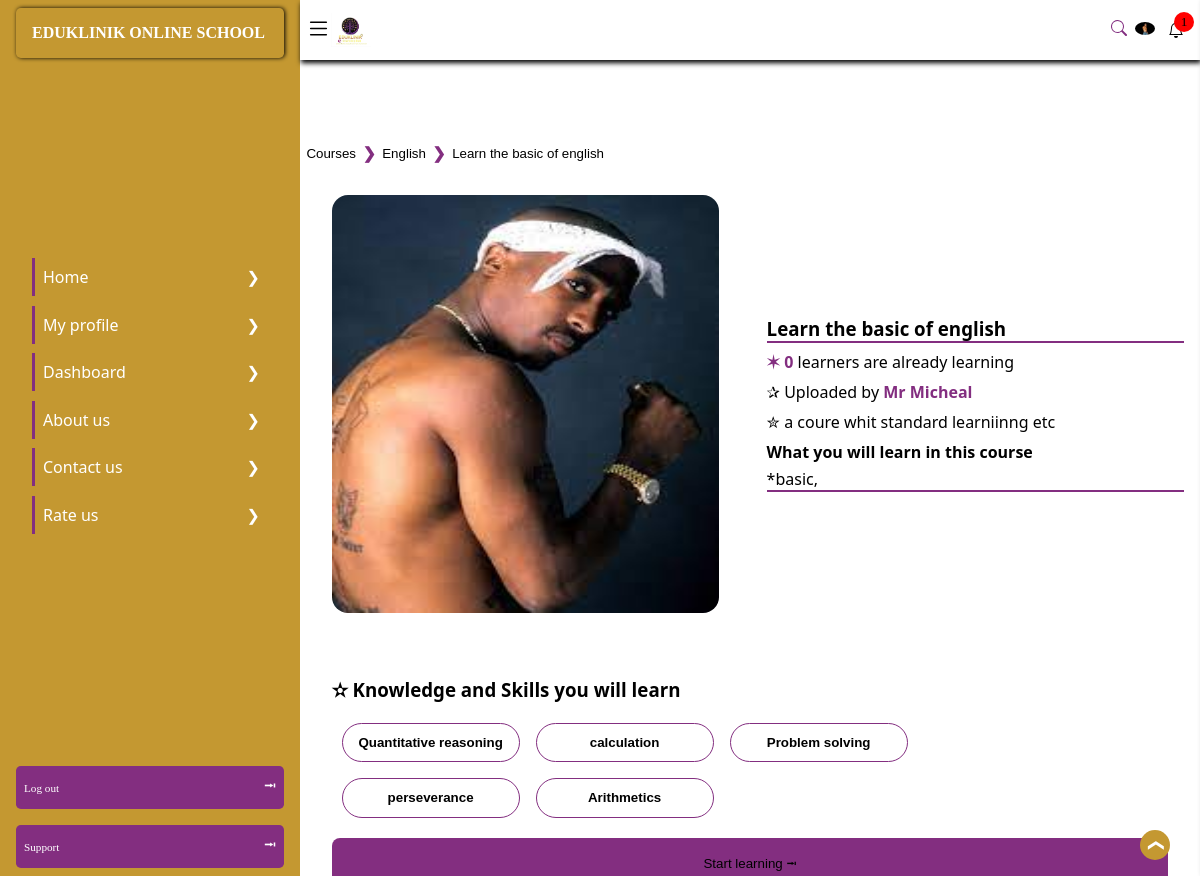
Screenshot of /course/single/sbvmvzvwcj (signed in) with the database file from the repository.
### eduklinikapp/models.py (models this page shows, shortened)
class profile(models.Model):
    acc_type = [
        ('Student','Student'),
        ('Admin','Admin'),
        ('staff', 'Staff'),
        ('Parent', 'Parent'),
    ]
    user = models.OneToOneField(User, verbose_name='user', on_delete= models.CASCADE)
    is_disabled = models.BooleanField('if this account is disabled', default=False)
    country = models.CharField('user country', null=False, blank=False, max_length=1000)
    Verified = models.BooleanField('if the user is verified', default=False)
    user_token = models.CharField('user token', null=True, blank=True, max_length=200, unique=True)
    phone_number = models.CharField('user mobile number', null=False, blank=False, max_length=50)
    is_edit = models.BooleanField('if the user have edited ', default=False)
    account_type = models.CharField('the account type', null=True, blank=False, max_length=200, choices=acc_type, default='General')
    not_count =  models.BigIntegerField('user notification  count', default=0)
    date_joined = models.DateTimeField('the date time account was created', default=timezone.now)
    ip_adress = models.GenericIPAddressField('user ip adress', null=True, blank=True)
    reset_code = models.CharField('user one time reset code', null=True, blank=True, max_length=100)
    c_code = models.CharField('user country code', null=True, blank=True, max_length=11)
    refer_code = models.CharField('user referial code', null=True, blank=True, unique=True, max_length=100)
    browser = models.CharField('user access browser', null=True, blank=True, max_length=100)
    qr_code = models.ImageField('user qrcode', null=True, blank=True, upload_to='qrcodes')
    cos_count = models.BigIntegerField('course count', default=0)
    quz_count = models.BigIntegerField('quiz counr', default=0)
    profile_pics = models.ForeignKey('pro_image', on_delete=models.CASCADE, null=True, blank=True)
    age = models.IntegerField('user age ', default=0)

class pro_image(models.Model):
    image = models.ImageField('user image', null=False, blank=False, upload_to='profile pics')
    is_edit = models.BooleanField('is edited', default=False)

class course(models.Model):
    c_typ = [
        ('Core Academic Tracks', 'Core Academic Tracks'),
        ('Examination preperation', 'Examination preperation'),
        ('Skill development services', 'Skill development services'),
        ('Specialized services', 'Specialized services'),
    ]
    up_by = models.ForeignKey('staff', null=True, on_delete=models.PROTECT)
    course_subject = models.ForeignKey('subject', null=True, related_name='course', on_delete=models.CASCADE)
    course_name = models.CharField('course name assepts', null=True, blank=True, max_length=200)
    requiremwnt = models.CharField('requirments to partipate on this course', null=False, blank=True, max_length=1000)
    c_type = models.CharField('requirments to partipate on this course', null=False, blank=True, max_length=1000, choices=c_typ)
    lesson_count = models.BigIntegerField('number of leassons', default=0)
    meta_data = models.CharField('course meta decription', null=True, max_length=200)
    participant = models.BigIntegerField('number of students', default=0)
    weeks = models.CharField('specify how long it should take to complete the course', null=False, max_length=200, default='1 week')
    c_img = models.ImageField('add a image to decribe the corse', null=True, blank=True, max_length=200)
    pub_date = models.DateTimeField('date time of upload', default=timezone.now)
    bio = models.TextField('decription and article abour this course', null=True)
    tag = models.CharField('write tag and colms of what the skill give to the user eg *bacis knowleged, *health care', null=False, default='*basic,', max_length=200)
    c_str = models.CharField('course spec id', null=True, blank=True, max_length=200, unique=True)
    price = models.BigIntegerField('course price amount', default=0)
    drive_link = models.URLField('drive link of the course', null=True, blank=True, max_length=1000000)
    course_tralle = models.FileField('course trailer shot vedio', null=True, blank=True, upload_to='free_file')
    class Meta:
        ordering = ['-pub_date']

class subject(models.Model):
    sub_name = models.CharField('cource_name eg mathematics english', null=True, max_length=200)
    def __str__(self):
        return self.sub_name

class staff(models.Model):
    staff_typ = [
        ('Admin', 'Admin'),
        ('Teacher', 'Teacher'),
        ('Tutor', 'Tutor'),
        ('Contributor', 'Contributor'),
        ('Developer', 'Developer'),
    ]
    staff_holder = models.ForeignKey('profile', on_delete=models.CASCADE)
    name = models.CharField('staff name', null=False, blank=False, max_length=200)
    staff_token = models.CharField('staff token', null=True, blank=True, max_length=200, unique=True)
    is_assined = models.BooleanField('if user is assignrd to a studen', default=False)
    staff_type = models.CharField('the staff type', null=False, blank=False, max_length=200, choices=staff_typ, default='Teachers')
    staff_whatsapp = models.URLField('staff whatsapp link', null=False, blank=True)
    staff_facebook = models.URLField('staff facebook link', null=False, blank=True)
    staff_telegram = models.URLField('staff telegram link', null=False, blank=True)

### eduklinikapp/views.py (the view)
# urls.py: path('course/single/<str>', views.get_course, name='single course pages'),
def get_course(request, str):
    if request.user.is_authenticated:
        user = request.user
        current_user = models.profile.objects.filter(user=user).first()
        main_course = models.course.objects.filter(c_str=str).first()
        cann_count = models.c_notification.objects.all().count()
        get_sub = models.subject.objects.filter(sub_name=main_course.course_subject).first()
        related = models.course.objects.filter(course_subject=get_sub).exclude(c_str=main_course.c_str).order_by('-pub_date')[:5]
        context = {
            'user': current_user,
            'main':main_course,
            'relative':related,
            'cnt': cann_count,
        }
        return render(request, 'courses/singlecourse.html', context=context)
    else:
        return redirect('/user/login')

### template/courses/singlecourse.html (shortened to what this page needs)
{% extends 'base.html' %}
{% load static %}
{% block metadata %}
<link rel="stylesheet" href="{% static 'eduklinikapp/styles/online_school.css' %}">
<link rel="stylesheet" href="{% static 'eduklinikapp/styles/responsive.css' %}">
<link rel="stylesheet" href="{% static 'eduklinikapp/styles/base.css' %}">
{% endblock %}
{% block content %}
    <aside id="aside">
        <header class="aside_header">
            <h1>
                EDUKLINIK ONLINE SCHOOL
            </h1>
        </header>
        <ul>
            <li>
                <a href="/online_school/">
                    Home
                </a>
                <span>
                    &#10095;
                </span>
            </li>
            <li>
                <a href="/user/profile/">
                    My profile
                </a>
                <span>
                    &#10095;
                </span>
            </li>
            <li>
                <a href="/dashboard/">
                    Dashboard
                </a>
                <span>
                    &#10095;
                </span>
            </li>
            <li>
                <a href="/about/">
                    About us
                </a>
                <span>
                    &#10095;
                </span>
            </li>
            <li>
                <a href="/contact/">
                    Contact us
                </a>
                <span>
                    &#10095;
                </span>
            </li>
            <li>
                <a href="/">
                    Rate us
                </a>
                <span>
                    &#10095;
                </span>
            </li>
        </ul>
        <section class="nav_end">
            <div class="log_out">
                <a href="/logout/">
                    Log out
                </a>
                <span>
                    &#11122;
                </span>
            </div>
            <div class="Support">
                <a href="/contact/">
                    Support
                </a>
                <span>
                    &#11122;
                </span>
            </div>
        </section>
    </aside>
    <main id="top">
        <section class="main-header">
            <div class="menu">
                <span>
                    <svg xmlns="http://www.w3.org/2000/svg" width="25" height="25" fill="currentColor"
                        viewBox="0 0 16 16">
                        <path fill-rule="evenodd"
                            d="M2.5 12a.5.5 0 0 1 .5-.5h10a.5.5 0 0 1 0 1H3a.5.5 0 0 1-.5-.5m0-4a.5.5 0 0 1 .5-.5h10a.5.5 0 0 1 0 1H3a.5.5 0 0 1-.5-.5m0-4a.5.5 0 0 1 .5-.5h10a.5.5 0 0 1 0 1H3a.5.5 0 0 1-.5-.5" />
                    </svg>
                </span>
                <img class="home_image" src="{% static 'eduklinik/images/header_logo.png' %}" alt="" width="40px">
            </div>
            <div class="main_header_end">
                <div class="activated">
                    <a href="/search/" style="color: var(--main-color);">
                        <svg xmlns="http://www.w3.org/2000/svg" width="16" height="16" fill="currentColor"
                            class="search_svg" viewBox="0 0 16 16">
                            <path
                                d="M11.742 10.344a6.5 6.5 0 1 0-1.397 1.398h-.001q.044.06.098.115l3.85 3.85a1 1 0 0 0 1.415-1.414l-3.85-3.85a1 1 0 0 0-.115-.1zM12 6.5a5.5 5.5 0 1 1-11 0 5.5 5.5 0 0 1 11 0" />
                        </svg>
                    </a>
                </div>
                <div class="user">
                    <span id="display_profile">
                        <img {% if user.profile_pics %} src="{{user.profile_pics.image.url}}" {% else %} src="{% static 'eduklinikapp/images/nouser.png' %}" {% endif %} id="profile_image" class="user_image" >
                    </span>
                </div>
                <div class="notifications" onclick="window.location.href='/notification/'">
                    {% if cnt >= 0 %}
                <small id="notifications_numbers">
                    {{cnt}}
                </small>
                {% endif %}
                </div>
            </div>
        </section>
        <courses class="nav" style="margin-top: 5rem; height: auto;">
            <button class="course_nav_btn">
                <a href="/course/">
                    Courses
                </a>
            </button>
            <span style="color: var(--main-color); font-weight: 900;">
                &#10095;
            </span>
            <button class="course_nav_btn">
                <a href="/course/{{main.course_subject.sub_name}}">
                    {{main.course_subject.sub_name}}
                </a>
            </button>
            <span style="color: var(--main-color); font-weight: 900;">
                &#10095;
            </span>
            <button class="course_nav_btn">
                <a href="">
                    {{main.meta_data}}
                </a>
            </button>
        </courses>
        <section class="singlebody" style="color: #000 !important;">
            <div class="singlebody_details_top">
                {% if main.course_tralle %}
                <video src="{{main.course_tralle.url}}"></video>
                {% else %}
                <img src="{{main.c_img.url}}" alt="This is an image of the lesson your're about to take"
                    class="single_image" style="cursor: pointer;">
                {% endif %}
                <div class="single_course_information">
                    <h1 class="coursename">
                        {{main.meta_data}}
                    </h1>
                    <span>
                        <b style="color: var(--main-color);">
                            &#10038; {{main.participant}}
                        </b>
                        learners are already learning
                    </span>
                    <span>
                        &#10032; Uploaded by <b id="uploader" style="color: var(--main-color);">{{main.up_by.name}}</b>
                    </span>
                    <p>
                        &#10030;
                        {{main.bio}}
                    </p>
                    <div class="learnable">
                        <h4>
                            What you will learn in this course
                        </h4>
                        <ul>
                            <p>
                                {{main.tag}}
                            </p>
                        </ul>
                    </div>
                </div>
            </div>
            <div class="singlebody_details_middle">
                <h1 class="coursename2">
                    &#10027; Knowledge and Skills you will learn
                </h1>
                <div class="buttons_wrapper">
                    <button id="Skills" type="menu">
                        Quantitative reasoning
                    </button>
                    <button id="Skills" type="menu">
                        calculation
                    </button>
                    <button id="Skills" type="menu">
                        Problem solving
                    </button>
                    <button id="Skills" type="menu">
                        perseverance
                    </button>
                    <button id="Skills" type="menu">
                        Arithmetics
                    </button>
                </div>
                <button type="submit" class="learning">
                    Start learning &#11122;
                </button>
            </div>
        </section>
        <div class="back_to_top" style="z-index: 100000;">
            <a class="rotate_to_top" href="#top">
                &#10095;
            </a>
        </div>
        <div class="whatsapp_message">
        </div>
    </main>
{% endblock %}

### eduklinikapp/static/eduklinikapp/styles/responsive.css (style rules this page uses)
@media screen and (min-width: 1025px) and (max-width: 1439px) { .whatsapp_message { left: 25%; top: 92%; } }

### eduklinikapp/static/eduklinikapp/styles/base.css (style rules this page uses)
* { margin: 0; padding: 0; box-sizing: border-box; list-style-type: none; scroll-behavior: smooth; text-decoration: none; }
:root { --main-color: rgb(131, 46, 128); --text-color: linear-gradient( to bottom, rgb(131, 46, 128), hsl(42, 60%, 48%) ); --background-color: #e7e7e7; --text-color2: hsl(42, 60%, 48%); --text-color3: rgb(72, 72, 72); --text-black: black; --font-size: 100%; --font-size2: 200%; --font-very-bold: 900; --font-bold: 600; --box-shadow: 1px 3px 5px #000000; --box-shadow2: 1px 20px 5px #000000, 2px 4px 0px #0a0e12; --text-shadow: 0px 0px 1px black; }
body, html { height: 100%; width: 100%; scroll-behavior: smooth; background-color: white; display: block; position: relative; }
header { height: 10%; width: 100%; display: flex; position: fixed; background: var(--background-color); box-shadow: var(--box-shadow); align-items: center; justify-content: center; padding: 0.5rem 1rem; z-index: 1; }
main { display: block; position: relative; height: auto; width: 100%; top: 4rem; padding: 1rem 1rem; }

### template/courses/singlecourse.html (style rules this page uses)
.coursename::first-letter { text-transform: uppercase; }
.course_nav_btn a::first-letter { text-transform: uppercase; }

### rows the page displays
profile: profile_pics.image (picture)
course: course_subject.sub_name "English", meta_data "Learn the basic of english", c_img (picture), participant "0", up_by.name "Mr Micheal", bio "a coure whit standard learniinng etc", tag "*basic,"

### other values shown
{{ cnt }} "1"
